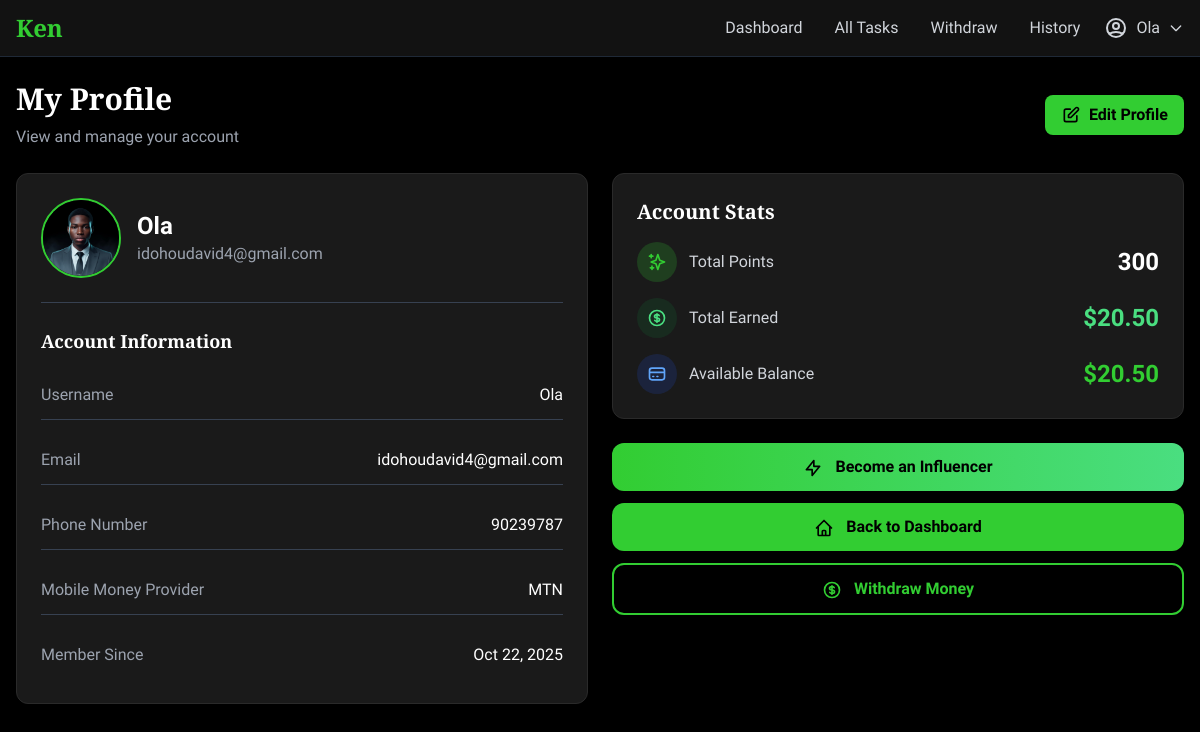
/en/profile/ (signed in), run on the app's committed database.
### core/models.py (models this page shows, shortened)
class UserProfile(models.Model):
    user = models.OneToOneField(User, on_delete=models.CASCADE, related_name='profile')
    profile_picture = models.ImageField(upload_to='profile_pics/', blank=True, null=True)
    total_points = models.IntegerField(default=0)
    total_earned_usd = models.DecimalField(max_digits=10, decimal_places=2, default=0)
    available_balance_usd = models.DecimalField(max_digits=10, decimal_places=2, default=0)
    phone_number = models.CharField(max_length=20, blank=True, null=True)
    mobile_money_provider = models.CharField(max_length=50, blank=True, null=True)
    withdrawal_pin = models.CharField(max_length=6, blank=True, null=True)
    is_email_verified = models.BooleanField(default=False)
    is_withdrawal_verified = models.BooleanField(default=False)
    created_at = models.DateTimeField(auto_now_add=True)
    updated_at = models.DateTimeField(auto_now=True)

### core/views.py (the view)
# urls.py: path('profile/', views.profile_view, name='profile'),
@login_required
def profile_view(request):
    profile, created = UserProfile.objects.get_or_create(user=request.user)
    context = {
        'profile': profile,
    }
    return render(request, 'core/profile.html', context)

### core/templates/core/profile.html (shortened to what this page needs)
{% extends 'core/base.html' %}
{% load i18n %}
{% block content %}
<div class="pb-20 md:pb-6">
    <div class="flex items-center justify-between mb-6">
        <div>
            <h1 class="text-3xl font-bold text-white font-slab mb-2">{% trans "My Profile" %}</h1>
            <p class="text-gray-400">{% trans "View and manage your account" %}</p>
        </div>
        <a href="{% url 'profile_edit' %}" class="btn-primary px-4 py-2 rounded-lg font-bold text-black flex items-center space-x-2">
            <svg class="w-5 h-5" fill="none" stroke="currentColor" viewBox="0 0 24 24">
                <path stroke-linecap="round" stroke-linejoin="round" stroke-width="2" d="M11 5H6a2 2 0 00-2 2v11a2 2 0 002 2h11a2 2 0 002-2v-5m-1.414-9.414a2 2 0 112.828 2.828L11.828 15H9v-2.828l8.586-8.586z"/>
            </svg>
            <span>{% trans "Edit Profile" %}</span>
        </a>
    </div>
    <div class="grid grid-cols-1 md:grid-cols-2 gap-6">
        <div class="card p-6 rounded-xl">
            <div class="flex items-center space-x-4 mb-6 pb-6 border-b border-gray-700">
                {% if profile.profile_picture %}
                <img src="{{ profile.profile_picture.url }}" alt="{{ user.username }}" class="w-20 h-20 rounded-full object-cover border-2 border-primary">
                {% endif %}
                <div>
                    <h2 class="text-2xl font-bold text-white">{{ user.username }}</h2>
                    <p class="text-gray-400">{{ user.email }}</p>
                </div>
            </div>
            <h3 class="text-lg font-bold text-white mb-4 font-slab">{% trans "Account Information" %}</h3>
            <div class="space-y-4">
                <div class="flex items-center justify-between py-3 border-b border-gray-700">
                    <span class="text-gray-400">{% trans "Username" %}</span>
                    <span class="text-white font-medium">{{ user.username }}</span>
                </div>
                <div class="flex items-center justify-between py-3 border-b border-gray-700">
                    <span class="text-gray-400">{% trans "Email" %}</span>
                    <span class="text-white font-medium">{{ user.email }}</span>
                </div>
                <div class="flex items-center justify-between py-3 border-b border-gray-700">
                    <span class="text-gray-400">{% trans "Phone Number" %}</span>
                    <span class="text-white font-medium">{{ profile.phone_number|default:"Not set" }}</span>
                </div>
                <div class="flex items-center justify-between py-3 border-b border-gray-700">
                    <span class="text-gray-400">{% trans "Mobile Money Provider" %}</span>
                    <span class="text-white font-medium">{{ profile.mobile_money_provider|default:"Not set" }}</span>
                </div>
                <div class="flex items-center justify-between py-3">
                    <span class="text-gray-400">{% trans "Member Since" %}</span>
                    <span class="text-white font-medium">{{ user.date_joined|date:"M d, Y" }}</span>
                </div>
            </div>
        </div>
        <div>
            <div class="card p-6 rounded-xl mb-6">
                <h3 class="text-xl font-bold text-white mb-4 font-slab">{% trans "Account Stats" %}</h3>
                <div class="space-y-4">
                    <div class="flex items-center justify-between">
                        <div class="flex items-center space-x-3">
                            <div class="w-10 h-10 bg-primary/20 rounded-full flex items-center justify-center">
                                <svg class="w-5 h-5 text-primary" fill="none" stroke="currentColor" viewBox="0 0 24 24">
                                    <path stroke-linecap="round" stroke-linejoin="round" stroke-width="2" d="M5 3v4M3 5h4M6 17v4m-2-2h4m5-16l2.286 6.857L21 12l-5.714 2.143L13 21l-2.286-6.857L5 12l5.714-2.143L13 3z"/>
                                </svg>
                            </div>
                            <span class="text-gray-300">{% trans "Total Points" %}</span>
                        </div>
                        <span class="text-2xl font-bold text-white">{{ profile.total_points|default:0 }}</span>
                    </div>
                    <div class="flex items-center justify-between">
                        <div class="flex items-center space-x-3">
                            <div class="w-10 h-10 bg-green-900/30 rounded-full flex items-center justify-center">
                            </div>
                            <span class="text-gray-300">{% trans "Total Earned" %}</span>
                        </div>
                        <span class="text-2xl font-bold text-green-400">${{ profile.total_earned_usd|default:0 }}</span>
                    </div>
                    <div class="flex items-center justify-between">
                        <div class="flex items-center space-x-3">
                            <div class="w-10 h-10 bg-blue-900/30 rounded-full flex items-center justify-center">
                                <svg class="w-5 h-5 text-blue-400" fill="none" stroke="currentColor" viewBox="0 0 24 24">
                                    <path stroke-linecap="round" stroke-linejoin="round" stroke-width="2" d="M3 10h18M7 15h1m4 0h1m-7 4h12a3 3 0 003-3V8a3 3 0 00-3-3H6a3 3 0 00-3 3v8a3 3 0 003 3z"/>
                                </svg>
                            </div>
                            <span class="text-gray-300">{% trans "Available Balance" %}</span>
                        </div>
                        <span class="text-2xl font-bold text-primary">${{ profile.available_balance_usd|default:0 }}</span>
                    </div>
                </div>
            </div>
            <div class="space-y-3">
                {% if not user.influencer_profile %}
                <a href="{% url 'upgrade_to_influencer' %}" class="w-full py-3 rounded-xl font-bold bg-gradient-to-r from-primary to-green-400 text-black text-center block hover:shadow-lg transition">
                    <svg class="w-5 h-5 inline mr-2" fill="none" stroke="currentColor" viewBox="0 0 24 24">
                        <path stroke-linecap="round" stroke-linejoin="round" stroke-width="2" d="M13 10V3L4 14h7v7l9-11h-7z"/>
                    </svg>
                    {% trans "Become an Influencer" %}
                </a>
                {% endif %}
                <a href="{% url 'dashboard' %}" class="btn-primary w-full py-3 rounded-xl font-bold text-black text-center block">
                    <svg class="w-5 h-5 inline mr-2" fill="none" stroke="currentColor" viewBox="0 0 24 24">
                        <path stroke-linecap="round" stroke-linejoin="round" stroke-width="2" d="M3 12l2-2m0 0l7-7 7 7M5 10v10a1 1 0 001 1h3m10-11l2 2m-2-2v10a1 1 0 01-1 1h-3m-6 0a1 1 0 001-1v-4a1 1 0 011-1h2a1 1 0 011 1v4a1 1 0 001 1m-6 0h6"/>
                    </svg>
                    {% trans "Back to Dashboard" %}
                </a>
                <a href="{% url 'withdrawal' %}" class="w-full py-3 rounded-xl font-bold text-primary border-2 border-primary text-center block hover:bg-primary hover:text-black transition">
                    {% trans "Withdraw Money" %}
                </a>
            </div>
        </div>
    </div>
</div>
{% endblock %}

### core/templates/core/base.html (shortened to what this page needs)
{% load i18n %}
<!DOCTYPE html>
<html lang="en">
<head>
    <link href='https://cdn.boxicons.com/css/boxicons.min.css' rel='stylesheet'>
    <script src="https://cdn.tailwindcss.com"></script>
</head>
<body class="bg-black text-white min-h-screen">
    {% if user.is_authenticated %}
    <nav class="bg-dark border-b border-gray-800 sticky top-0 z-50">
        <div class="max-w-7xl mx-auto px-4 py-3 flex items-center justify-between">
            <a href="{% url 'dashboard' %}" class="text-2xl font-bold text-primary font-slab">Ken</a>
            <div class="hidden md:flex items-center space-x-6">
                <a href="{% url 'dashboard' %}" class="flex items-center space-x-2 text-gray-300 hover:text-primary transition">
                    <span>{% trans "Dashboard" %}</span>
                </a>
                <a href="{% url 'task_list' %}" class="flex items-center space-x-2 text-gray-300 hover:text-primary transition">
                    <span>{% trans "All Tasks" %}</span>
                </a>
                <a href="{% url 'withdrawal' %}" class="flex items-center space-x-2 text-gray-300 hover:text-primary transition">
                    <span>{% trans "Withdraw" %}</span>
                </a>
                <a href="{% url 'transactions' %}" class="flex items-center space-x-2 text-gray-300 hover:text-primary transition">
                    <span>{% trans "History" %}</span>
                </a>
                <div class="relative" x-data="{ open: false }">
                    <button @click="open = !open" class="flex items-center space-x-2 text-gray-300 hover:text-primary transition">
                        <svg class="w-6 h-6" fill="none" stroke="currentColor" viewBox="0 0 24 24">
                            <path stroke-linecap="round" stroke-linejoin="round" stroke-width="2" d="M5.121 17.804A13.937 13.937 0 0112 16c2.5 0 4.847.655 6.879 1.804M15 10a3 3 0 11-6 0 3 3 0 016 0zm6 2a9 9 0 11-18 0 9 9 0 0118 0z"/>
                        </svg>
                        <span>{{ user.username }}</span>
                        <svg class="w-4 h-4" fill="none" stroke="currentColor" viewBox="0 0 24 24">
                            <path stroke-linecap="round" stroke-linejoin="round" stroke-width="2" d="M19 9l-7 7-7-7"/>
                        </svg>
                    </button>
                </div>
            </div>
        </div>
    </nav>
    {% endif %}
    <main class="max-w-md md:max-w-7xl mx-auto px-4 py-6">
        {% block content %}{% endblock %}
    </main>
</body>
</html>

### core/templates/core/base.html (style rules this page uses)
body { font-family: 'Sanchez', sans-serif; }
.btn-primary { background: #32CD32; transition: all 0.3s ease; }
.card { background: #1a1a1a; border: 1px solid #2a2a2a; }

### data on the page
UserProfile: profile_picture (picture), phone_number "90239787", mobile_money_provider "MTN", total_points "300", total_earned_usd "20.50", available_balance_usd "20.50"

### other printed values
{{ user.username }} "Ola"
{{ user.email }} "idohoudavid4@gmail.com"
{{ user.date_joined|date:"M d, Y" }} "Oct 22, 2025"
